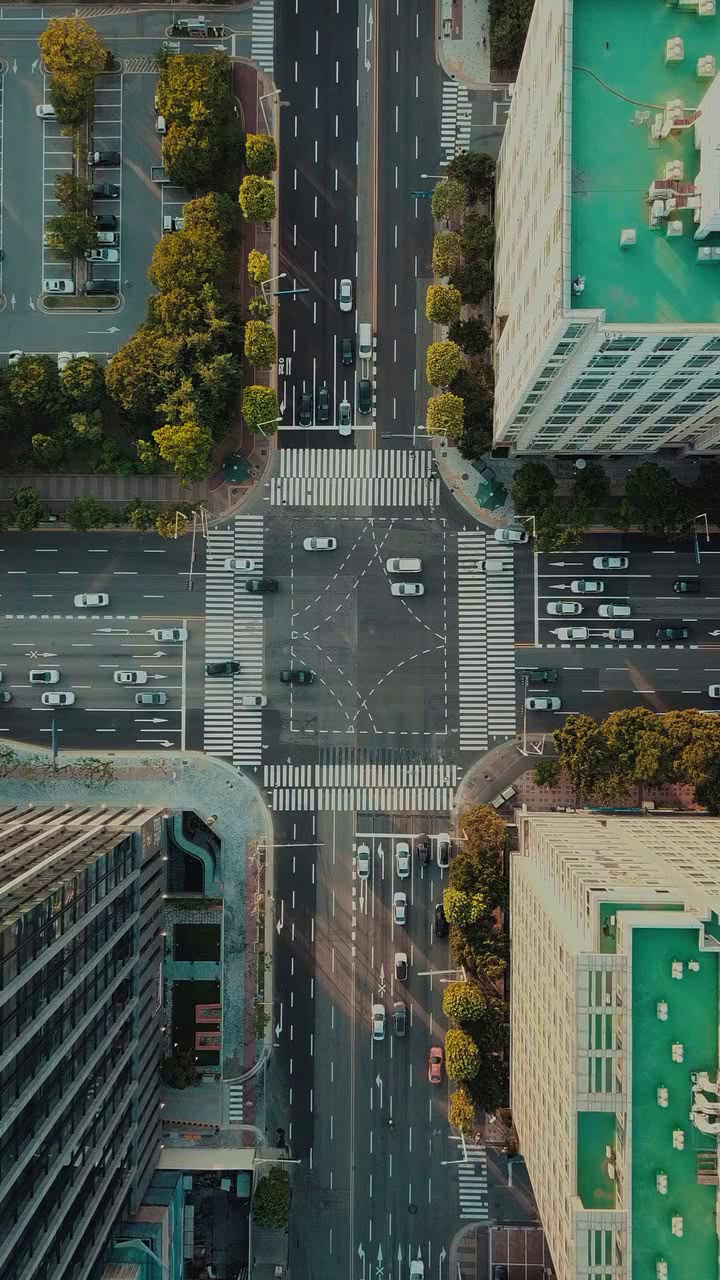
#> input picture frame 1 of 4Study/Python/PythonImageWorkspace/OpenCV/city_output.avi, 720 x 1280 px, given in place of city.mp4, which was not available
$ jupyter execute 19_Quiz.ipynb   (text cells are left out)
#> lines starting #> are read from the running program, lines starting #| are printed output that depends on the picture
[cell 1]
import cv2

cap = cv2.VideoCapture('city.mp4')

fourcc = cv2.VideoWriter_fourcc(*'DIVX')

width = round(cap.get(cv2.CAP_PROP_FRAME_WIDTH))
height = round(cap.get(cv2.CAP_PROP_FRAME_HEIGHT))
fps = cap.get(cv2.CAP_PROP_FPS) * 4

out = cv2.VideoWriter('city_output.avi',fourcc,fps,(height,width))

while cap.isOpened() :
    ret, frame = cap.read()
#> frame is the input picture: shape (1280, 720, 3); mean B, G, R 79.9, 90.3, 78.6
    if not ret:
        break

    rotated_frame = cv2.rotate(frame,cv2.ROTATE_90_COUNTERCLOCKWISE)
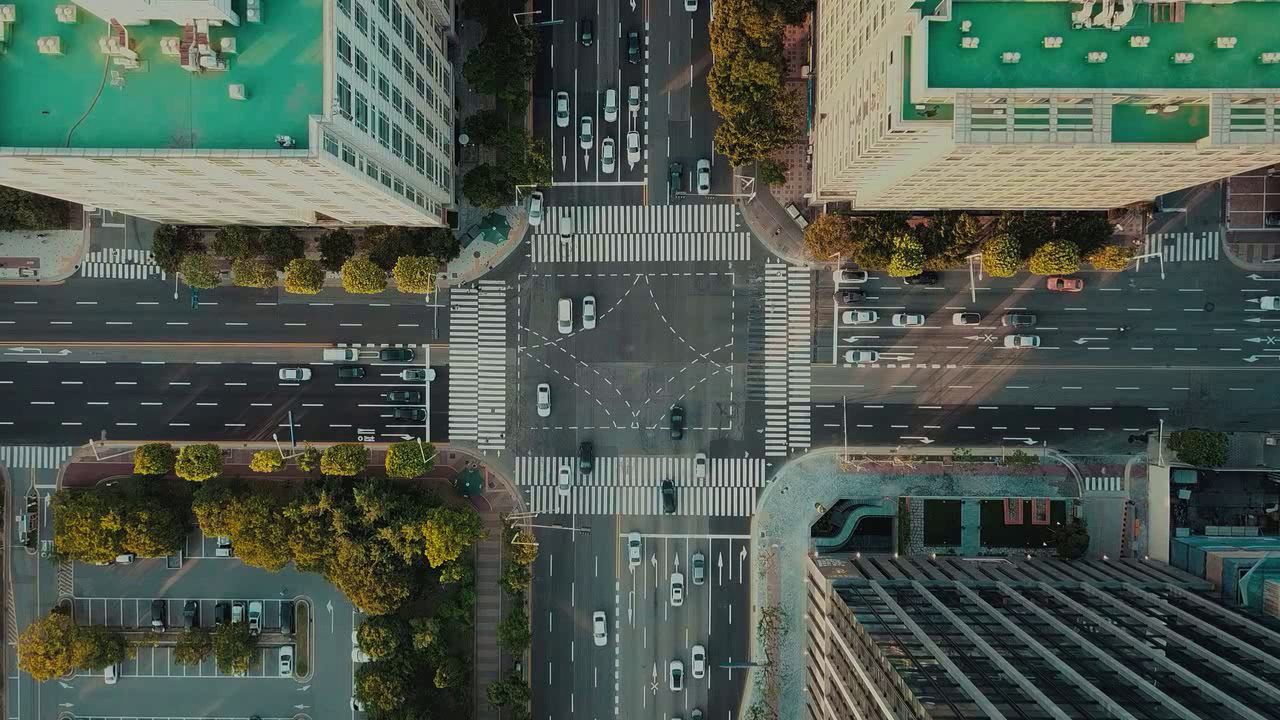
#> rotated_frame: shape (720, 1280, 3); mean B, G, R 79.9, 90.3, 78.6
    out.write(rotated_frame)

    cv2.imshow('city_output.avi',rotated_frame)

    if cv2.waitKey(1) == ord('q'):
#> (key q is pressed here)
        break

out.release()
cap.release()
cv2.destroyAllWindows()

[cell 2]
import cv2
cap = cv2.VideoCapture('city.mp4')
fourcc = cv2.VideoWriter_fourcc(*'DIVX')
width = round(cap.get(cv2.CAP_PROP_FRAME_WIDTH))
height = round(cap.get(cv2.CAP_PROP_FRAME_HEIGHT))
fps = cap.get(cv2.CAP_PROP_FPS)

out = cv2.VideoWriter('city_output.avi',fourcc,fps * 4,(height,width))

while cap.isOpened():
    ret, frame = cap.read()
    if not ret:
        break

    rotate_frame = cv2.rotate(frame,cv2.ROTATE_90_COUNTERCLOCKWISE)
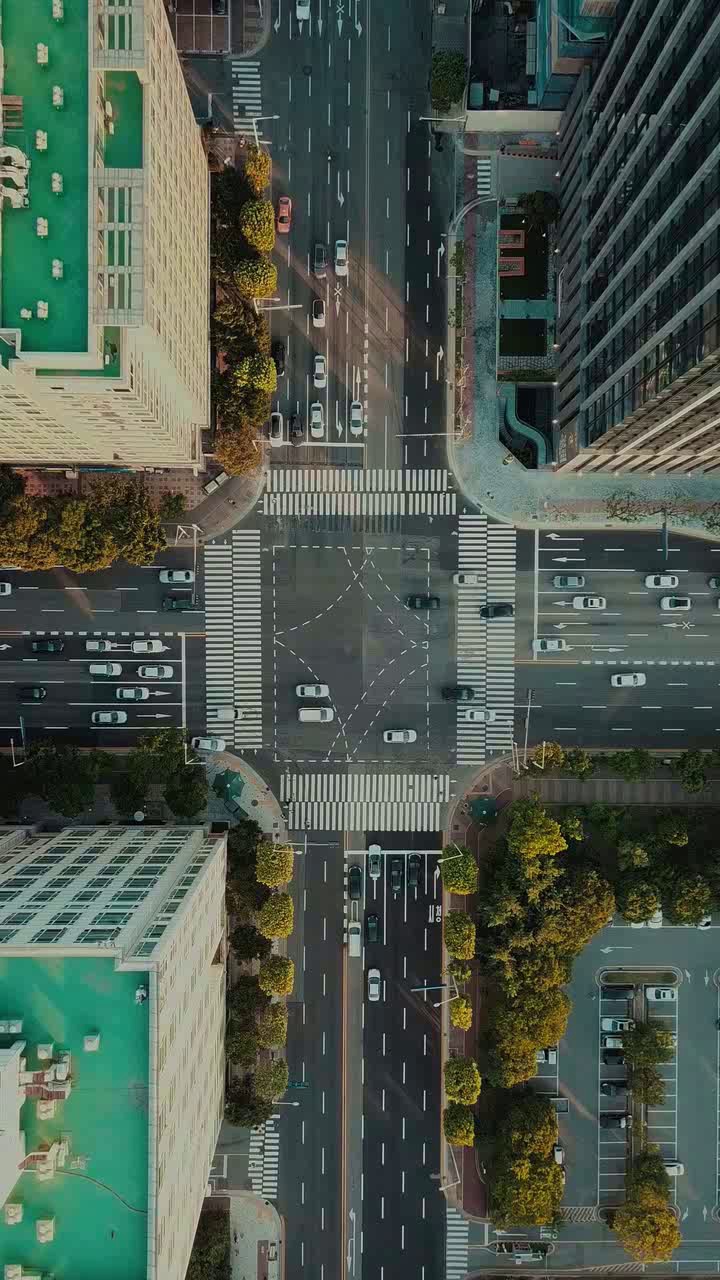
#> rotate_frame: shape (1280, 720, 3); mean B, G, R 77.4, 88.6, 76.4
    out.write(rotate_frame)
    cv2.imshow('video',frame)

    if cv2.waitKey(15) == ord('q'):
#> (key q is pressed here)
        break
    out.release()
    cap.release()
    cv2.destroyAllWindows()

$ run again, starting later in the video
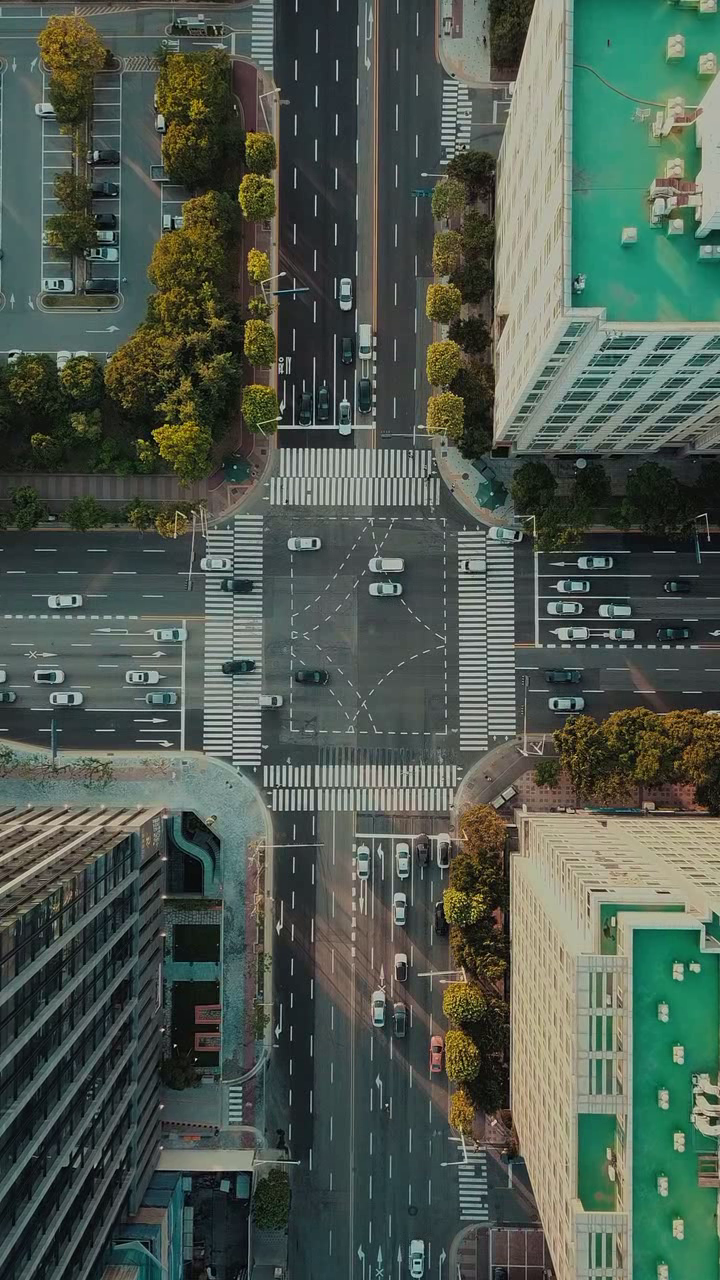
#> input picture frame 8 of 4Study/Python/PythonImageWorkspace/OpenCV/city_output.avi, 720 x 1280 px, given in place of city.mp4, which was not available
#> frame is the input picture: shape (1280, 720, 3); mean B, G, R 80.1, 90.3, 78.8
#> `rotated_frame = cv2.rotate(frame,cv2.ROTATE_90_COUNTERCLOCKWISE)`:
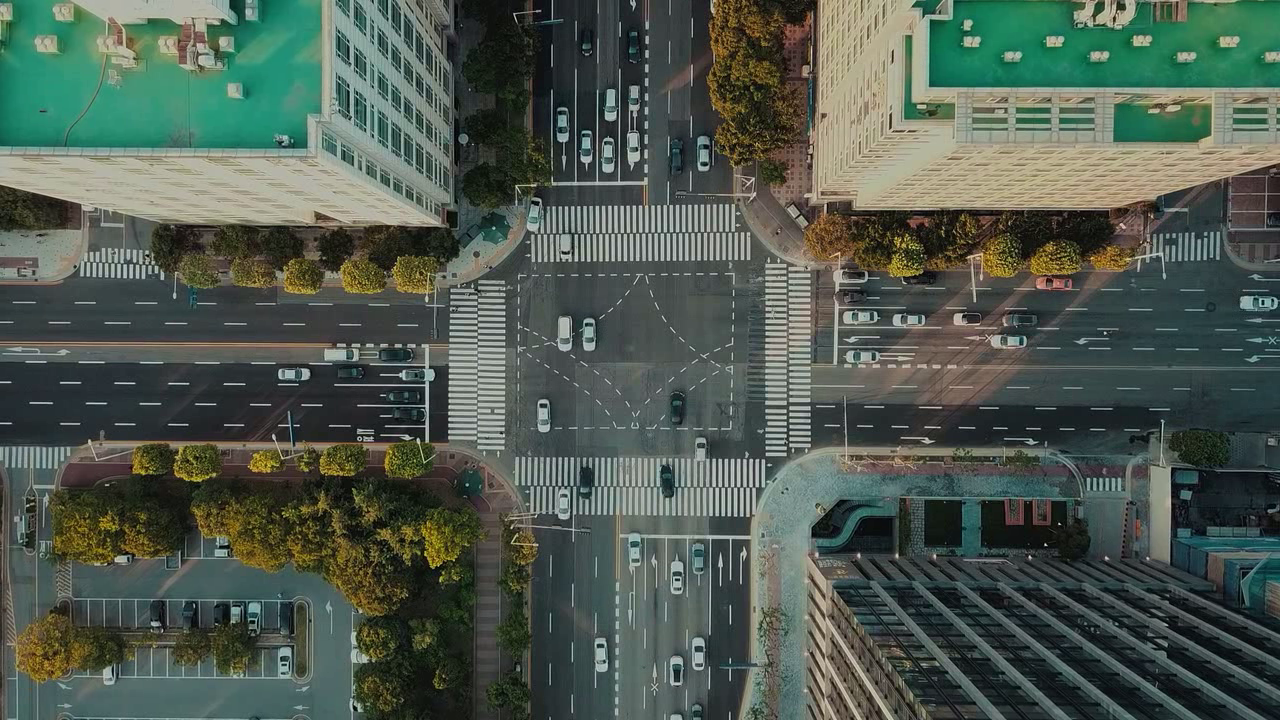
#> rotated_frame: shape (720, 1280, 3); mean B, G, R 80.1, 90.3, 78.8
#> `rotate_frame = cv2.rotate(frame,cv2.ROTATE_90_COUNTERCLOCKWISE)`:
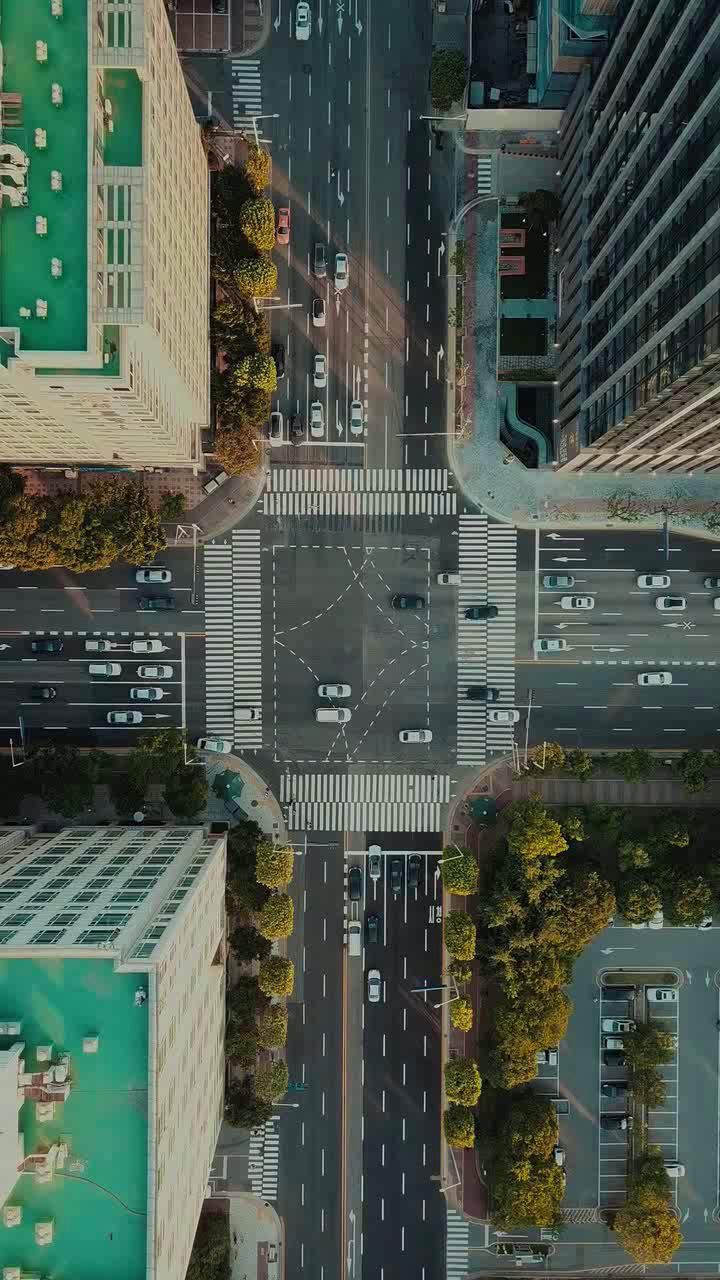
#> rotate_frame: shape (1280, 720, 3); mean B, G, R 77.5, 88.7, 76.6

$ run again, starting later in the video
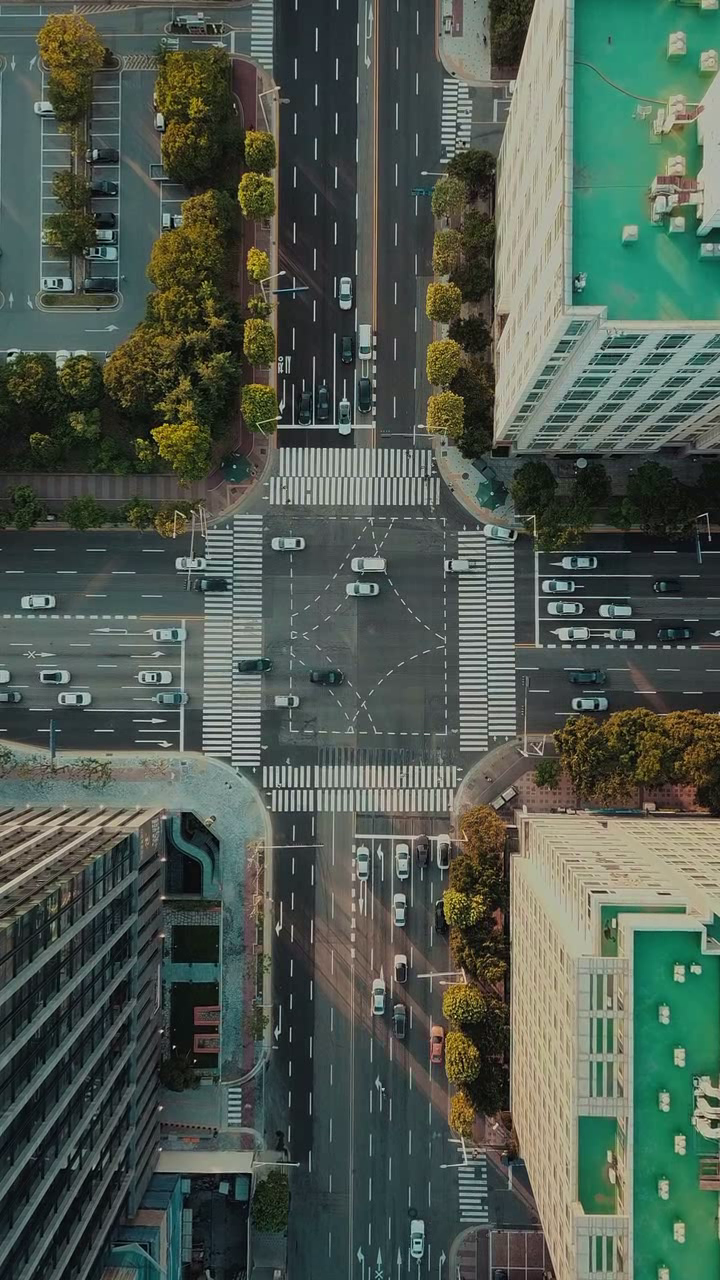
#> input picture frame 15 of 4Study/Python/PythonImageWorkspace/OpenCV/city_output.avi, 720 x 1280 px, given in place of city.mp4, which was not available
#> frame is the input picture: shape (1280, 720, 3); mean B, G, R 80.4, 90.5, 79.2
#> `rotated_frame = cv2.rotate(frame,cv2.ROTATE_90_COUNTERCLOCKWISE)`:
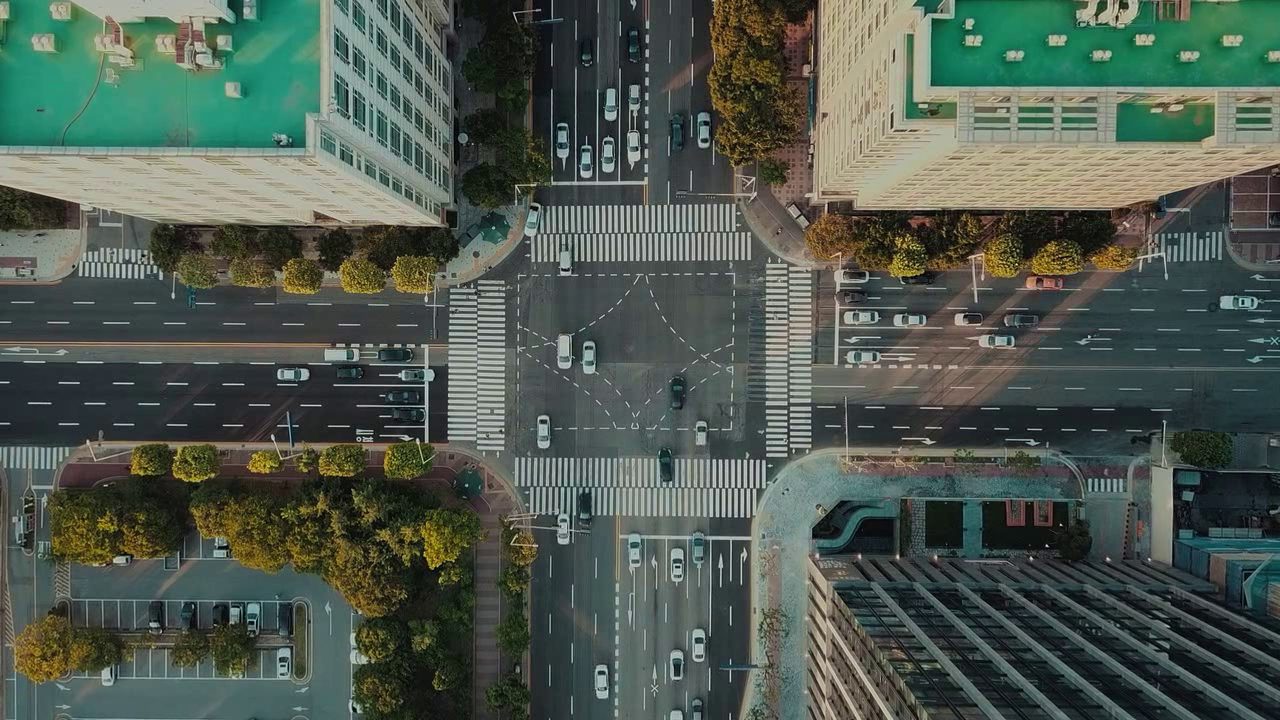
#> rotated_frame: shape (720, 1280, 3); mean B, G, R 80.4, 90.5, 79.2
#> `rotate_frame = cv2.rotate(frame,cv2.ROTATE_90_COUNTERCLOCKWISE)`:
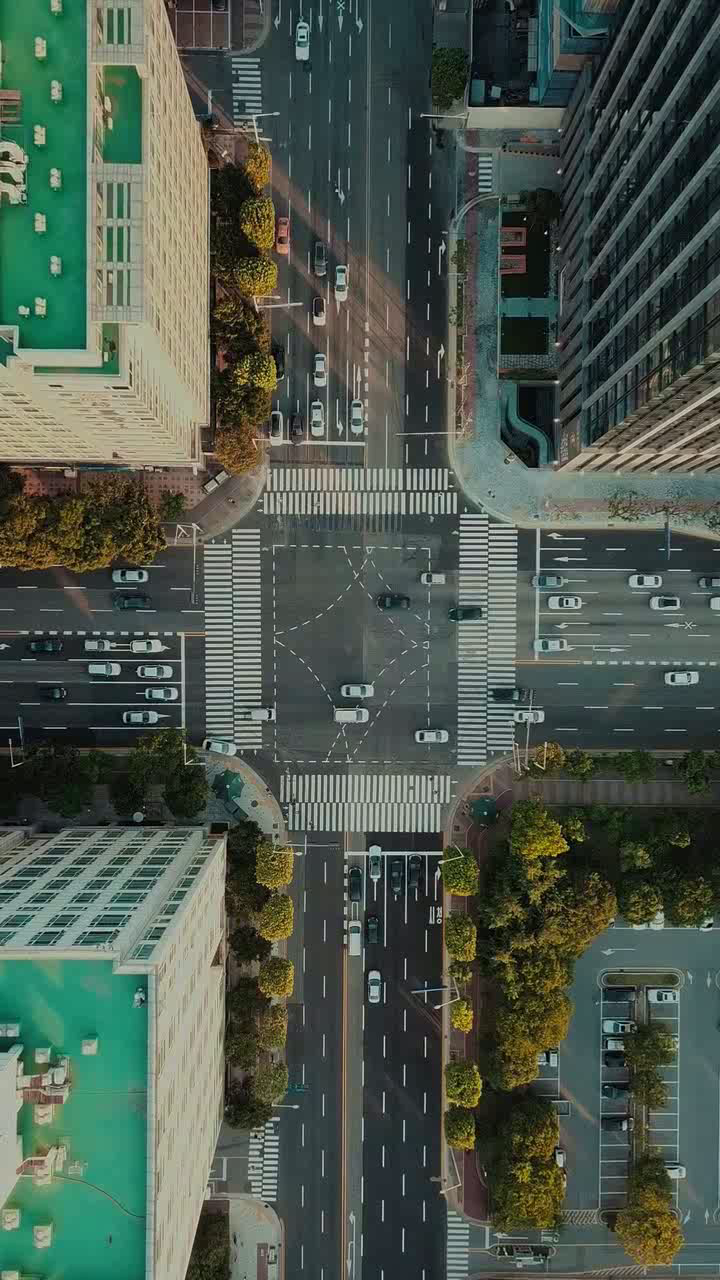
#> rotate_frame: shape (1280, 720, 3); mean B, G, R 77.8, 89, 76.9
